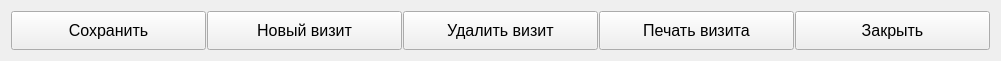
   <widget class="QWidget" name="horizontalLayoutWidget">
    <property name="geometry">
     <rect>
      <x>0</x>
      <y>0</y>
      <width>1001</width>
      <height>61</height>
     </rect>
    </property>
    <layout class="QHBoxLayout" name="horizontalLayout">
     <property name="spacing">
      <number>1</number>
     </property>
     <item>
      <widget class="QPushButton" name="saveButton">
       <property name="sizePolicy">
        <sizepolicy hsizetype="Expanding" vsizetype="Expanding">
         <horstretch>0</horstretch>
         <verstretch>0</verstretch>
        </sizepolicy>
       </property>
       <property name="font">
        <font>
         <pointsize>12</pointsize>
        </font>
       </property>
       <property name="text">
        <string>Cохранить</string>
       </property>
      </widget>
     </item>
     <item>
      <widget class="QPushButton" name="newVisitButton">
       <property name="sizePolicy">
        <sizepolicy hsizetype="Expanding" vsizetype="Expanding">
         <horstretch>0</horstretch>
         <verstretch>0</verstretch>
        </sizepolicy>
       </property>
       <property name="font">
        <font>
         <pointsize>12</pointsize>
        </font>
       </property>
       <property name="text">
        <string>Новый визит</string>
       </property>
      </widget>
     </item>
     <item>
      <widget class="QPushButton" name="deleteButton">
       <property name="sizePolicy">
        <sizepolicy hsizetype="Expanding" vsizetype="Expanding">
         <horstretch>0</horstretch>
         <verstretch>0</verstretch>
        </sizepolicy>
       </property>
       <property name="font">
        <font>
         <pointsize>12</pointsize>
        </font>
       </property>
       <property name="text">
        <string>Удалить визит</string>
       </property>
      </widget>
     </item>
     <item>
      <widget class="QPushButton" name="pushButton_4">
       <property name="sizePolicy">
        <sizepolicy hsizetype="Expanding" vsizetype="Expanding">
         <horstretch>0</horstretch>
         <verstretch>0</verstretch>
        </sizepolicy>
       </property>
       <property name="font">
        <font>
         <pointsize>12</pointsize>
        </font>
       </property>
       <property name="text">
        <string>Печать визита</string>
       </property>
      </widget>
     </item>
     <item>
      <widget class="QPushButton" name="pushButton">
       <property name="sizePolicy">
        <sizepolicy hsizetype="Expanding" vsizetype="Expanding">
         <horstretch>0</horstretch>
         <verstretch>0</verstretch>
        </sizepolicy>
       </property>
       <property name="font">
        <font>
         <pointsize>12</pointsize>
        </font>
       </property>
       <property name="text">
        <string>Закрыть</string>
       </property>
      </widget>
     </item>
    </layout>
   </widget>
